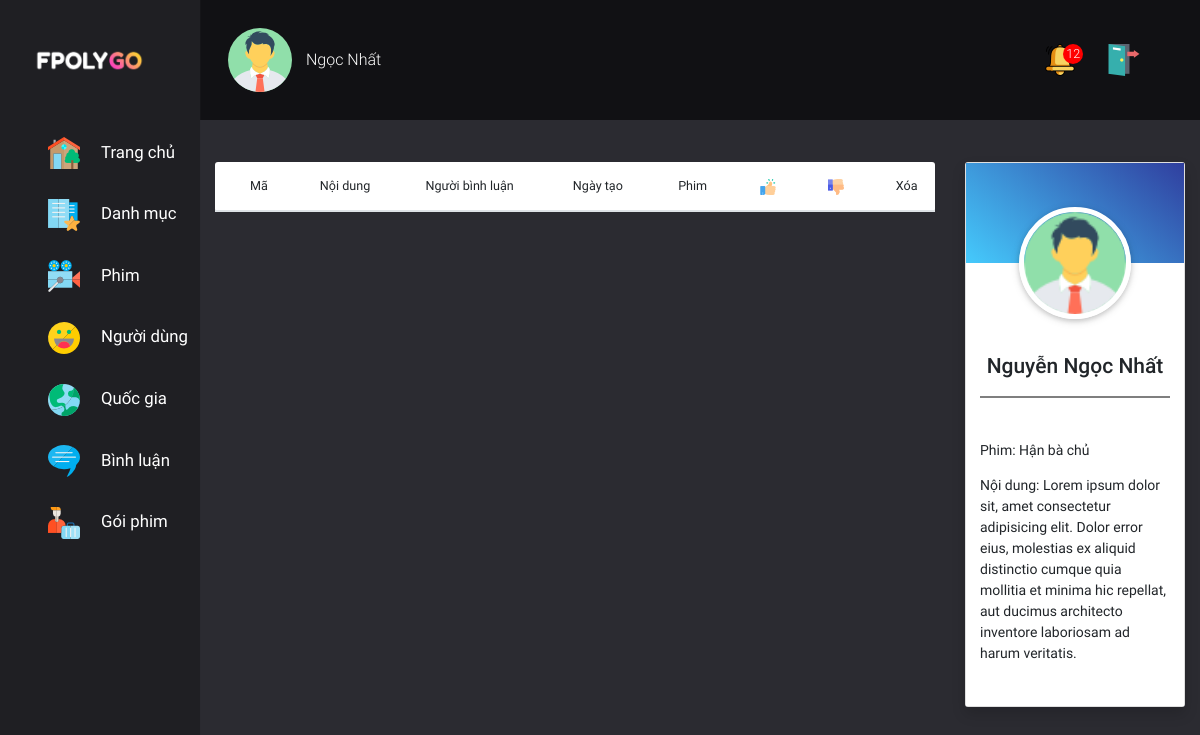
Page /REST/Page/index.php?page=comment on the earlier database version.
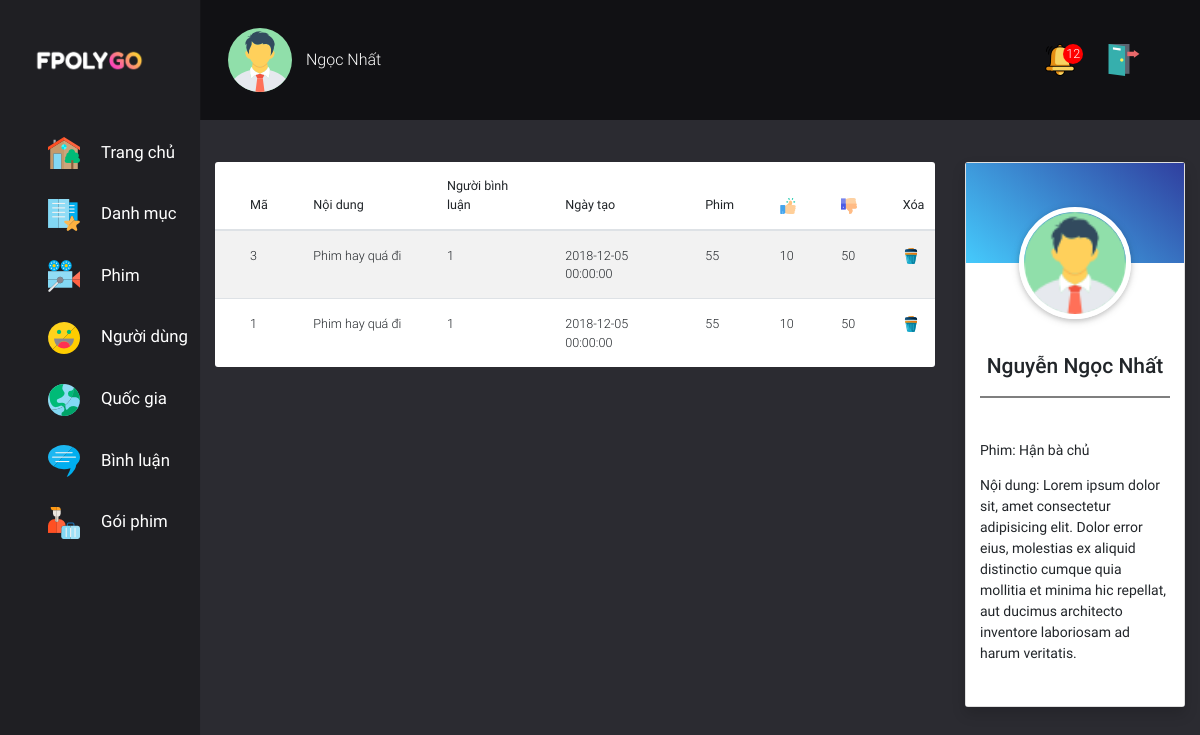
Same page on the later database version.
### tables this page shows
CREATE TABLE `comment` (
  `id` int(11) NOT NULL,
  `content` varchar(250) NOT NULL,
  `id_customer` int(11) NOT NULL,
  `date` datetime DEFAULT NULL,
  `id_movie` int(11) NOT NULL,
  `likes` int(10) DEFAULT '0',
  `unlikes` int(10) DEFAULT '0'
);

### REST/DAO/pdo.php (called while the page is built, shortened)
<?php
function pdo_get_connection(){
    $dburl = "mysql:host=localhost;dbname=fpolygo;charset=utf8";
    $username = 'root';
    $password = '';
    $conn = new PDO($dburl, $username, $password);
    $conn->setAttribute(PDO::ATTR_ERRMODE, PDO::ERRMODE_EXCEPTION);
    return $conn;
}
function pdo_query($sql){
    $sql_args = array_slice(func_get_args(), 1);
    try{
        $conn = pdo_get_connection();
        $stmt = $conn->prepare($sql);
        $stmt->execute($sql_args);
        $rows = $stmt->fetchAll();
        return $rows;
    }
    catch(PDOException $e){
        throw $e;
    }
    finally{
        unset($conn);
    }
}
?>

### REST/DAO/comment.php (called while the page is built, shortened)
<?php
require_once 'pdo.php';
function comment_select_all(){
    $sql = "SELECT * FROM comment ORDER BY id DESC";
    return pdo_query($sql);
}
?>

### REST/Page/view/comment.php (the view, shortened to what this page needs)
<?php
     $comment = comment_select_all();
  ?>
 <section class="main-movie col-10">
     <?php require './view/template/admin.php'; ?>
   <div class="container-fluid">
     <div class="row  mb-5 mt-5 RootClass RootClass">
         <div class="col-md-9">
             <table class="table table-striped bg-white font-weight-bold mb-0 p-4 tableComment">
                 <thead>
                 <tr p-4>
                     <th scope="col">Mã</th>
                     <th scope="col">Nội dung</th>
                     <th scope="col">Người bình luận</th>
                     <th scope="col">Ngày tạo</th>
                     <th scope="col">Phim</th>
                     <th scope="col"><img src="./public/img/like.png" alt=""></th>
                     <th scope="col"><img src="./public/img/dislike.png" alt=""></th>
                     <th scope="col">Xóa</th>
                 </tr>
                 </thead>
                 <tbody>
                     <?php
                         foreach ($comment as $comment) {
                             extract($comment);
                             echo
                             " <tr data-id='$id'>
                                 <td>$id</td>
                                 <td class='content-comment'>$content</td>
                                 <td>$id_customer</td>
                                 <td>$date</td>
                                 <td>$id_movie</td>
                                 <td>$likes</td>
                                 <td>$unlikes</td>
                                 <td><img class='icons delete' src='./public/img/trash.png' alt=''></td>
                             </tr>";
                         }
                     ?>
                 </tbody>
             </table>
         </div>
         <div class="col-md-3">
             <div class="card-custom shadow card">
                 <div class="box-bottom bg-white">
                     <figure>
                         <div class="box-image">
                             <img class="z-depth-1 rounded-circle  card-image" src="./public/img/admin.png" alt="">
                         </div>
                         <figcaption class="p-3">
                             <h4 class=' card-name'><span>Nguyễn Ngọc Nhất</span></h4>
                             <p class=' card-movie'>Phim: <span>Hận bà chủ</span></p>
                             <p class=' card-content'> Nội dung: <span>Lorem ipsum dolor sit, amet consectetur adipisicing elit. Dolor error eius, molestias ex aliquid distinctio cumque quia mollitia et minima hic repellat, aut ducimus architecto inventore laboriosam ad harum veritatis.</span></p>
                         </figcaption>
                     </figure>
                 </div>
             </div>
         </div>
     </div>
   </div>
 </section>

Differences in the rows shown:
added comment: id "3", content "Phim hay quá đi", id_customer "1", date "2018-12-05 00:00:00", id_movie "55", likes "10", unlikes "50"
added comment: id "1", content "Phim hay quá đi", id_customer "1", date "2018-12-05 00:00:00", id_movie "55", likes "10", unlikes "50"
